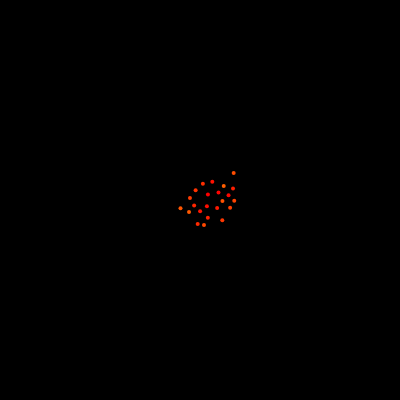
Frame 1 (no input)
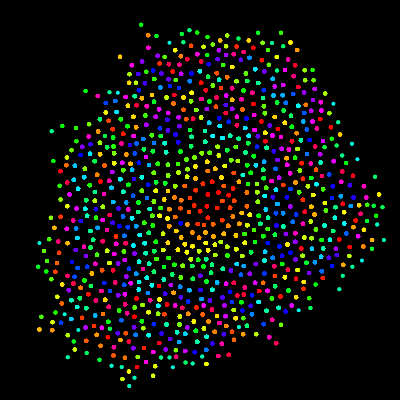
Frame 60 (no input)
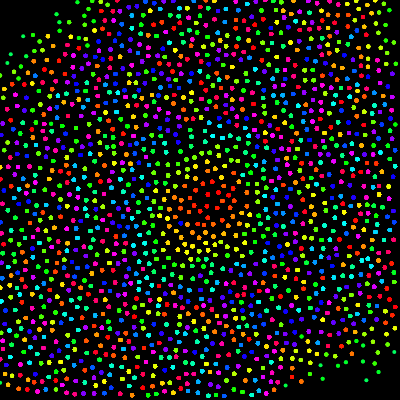
Frame 120 (the mouse pressed at the canvas centre since frame 60)

The p5.js sketch that drew these frames (run headless with seeded random() and noise() and a simulated clock; from frame 60 on, the mouse is pressed at the canvas centre):

// p5.js sketch
// ── sketch.js
// globals
var cols, rows;
var ordered = [];
var active = [];
var grid = [];
// constant
const SCREEN_SIZE = 400;

const k = 30; // limit of sample before rejection
const n = 2; // n-dimensional background grid
const r = 8; // min dist between points
const w = r / Math.sqrt(n); // bound of cell size


// Setup
function setup() {
  createCanvas(SCREEN_SIZE, SCREEN_SIZE);
  background(0);
  strokeWeight(4);
  colorMode(HSB);
  
  // divide screen to bounded cells
  cols = floor(width/w); 
  rows = floor(height/w);
  // make the grid
  for(let i = 0; i < cols * rows; i++){
    grid[i] = undefined;
  }
  // pick a random point, instead we will chose the center for better visualization
  let x = width / 2;
  let y = height / 2;
  // the index of the random point in the bounded cells
  let i = floor(x / w);
  let j = floor(y / w);
  // create as a vector
  let pos = createVector(x, y);
  // insert that random point to the background grid
  grid[i + j * cols] = pos;
  active.push(pos);
  
}
// Draw
function draw(){
  // Main Algorithm
  // make it grow faster changing total limit
  for(let total = 0; total < 25; total++){
    // use the loop of the draw p5 function to see the algorithm
    if(active.length > 0){
      // chose a random index from the active array
      let randIndex = floor(random(active.length));
      let pos = active[randIndex];
      let found = false; // flag if the point found
      // generate a sample up to the limit
      for(let m = 0; m < k; m++){
        // pick a random angle aka vector
        let sample = p5.Vector.random2D();
        // set the dist limit between r and 2r of length 
        let p = random(r, 2*r);
        // normalize the vector the limit dist thus be the magnitude of the random vector
        sample.setMag(p);
        // add the random position to the sample.
        sample.add(pos);
        
        // get the position of the random/sample point in the grid
        let col = floor(sample.x / w);
        let row = floor(sample.y / w);
        // check the sample is in the grid away from the edge
        if (col > -1 && row > -1 && col < cols && row < rows && !grid[col + row * cols]) {
          let ok = true;
          // check neighbor cells
          for(let i = -1; i <= 1; i++){
            for(let j = -1; j <=1; j++){
              // index of the neighbor cells
              let index = (col + i) + (row + j) * cols;
              // get neibor cells
              let neighbor = grid[index];
              // if it exists
              if(neighbor){
                // calc the distance between the sample and the neighbor cell
                let d = p5.Vector.dist(sample, neighbor);
                // if distance with in limit then neigbor is ok to check and you find the point
                if(d < r){
                  ok = false;
                }
              }
            }
          }
          // if neighbor cell is ok
          if(ok){
            // raise the found flag
            found = true;
            //add the sample to the background grid
            grid[col + row * cols] = sample;
            // add the sample to the active list
            active.push(sample);
            // add the sample to the ordered list
            ordered.push(sample);
            // exit loop
            break;
          }
        }
      }
      // if nothing is found shed that index from the active list
      if(!found){active.splice(randIndex, 1);}
      
    }
  }
  // display according to the order of check thus the poisson disc appe
  for(let i = 0; i < ordered.length; i++){
    if(ordered[i]){
      stroke(i%360, 100, 100);
      strokeWeight(r*0.5);
      point(ordered[i].x, ordered[i].y);
    }
  }
}

// Action
